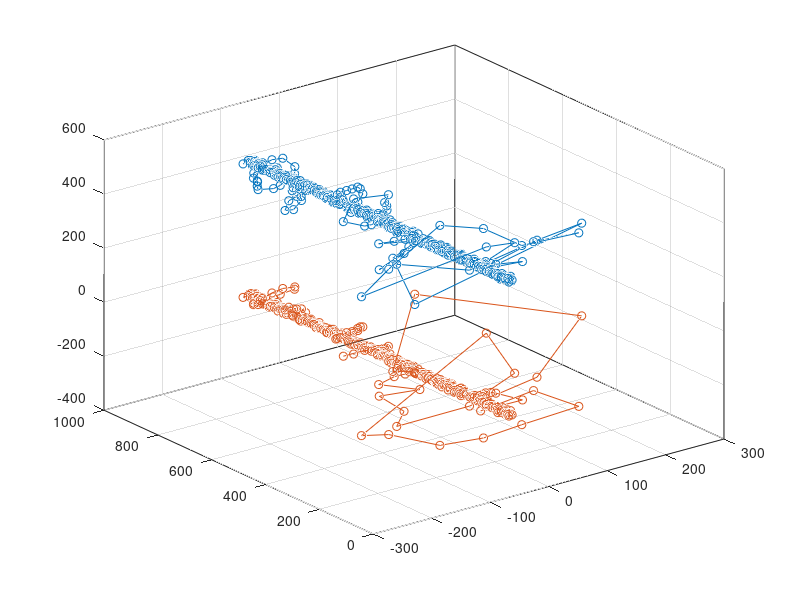

MATLAB code for this plot:
%3D plot of data
clc
clear all
close all

%fid = fopen('HMC5883SensorTest_deliminated3.30.13.txt');
fid = fopen('Test3Magnetometer4.4.13.txt');
%fid = fopen('5.10.13.NorthCTLMEXIT.txt');
%fid = fopen('5.10.13.SouthCTLMExit.txt');
% data = textscan(fid,'%*s%f%f%f','Delimiter',',<>')
% fclose(fid);

data = textscan(fid,'%f%f%f','Delimiter',' ')
fclose(fid);
datasize = size(data{1,3});

f = 1:datasize;
f = f';
% for j=1:datasize;
%     c{j,1} = j;
% end

data{4} = f;
% Create a 3d scatter plot
c= [1,2,3];
c2 = [3,4,5];
% x,y,time plot
 scatter3(cell2mat(data(1)),cell2mat(data(4)),cell2mat(data(2)));
hold on
 scatter3(cell2mat(data(1)),cell2mat(data(4)),cell2mat(data(3)));
  hold on
plot3(cell2mat(data(1)),cell2mat(data(4)),cell2mat(data(2)));
hold on
plot3(cell2mat(data(1)),cell2mat(data(4)),cell2mat(data(3)));
hold off

% plot3(cell2mat(data(1)),cell2mat(data(4)),cell2mat(data(2)));
% x,z,time plot

% surf(cell2mat(data(1)),cell2mat(data(2)),cell2mat(data(3)));

box on;

% Set the viewing angle and the axis limits

% tline = fgetl(fid);
% 
% CX = [];
% CY = [];
% CZ = [];
% 
% while ischar(tline)
%     % skip < and >
%    % tline = substr(tline, 1, length(tline)-2)
% 
%     % extract numbers
%     temp = textscan(tline,'%f%f%f', 'delimiter',',');
% 
%     CX(end+1,:) = [temp(1)];
%     CY(end+1,:) = [temp(2)];
%     CZ(end+1,:) = [temp(3)];
% 
%     tline = fgetl(fid);
% end
% 
% fclose(fid);